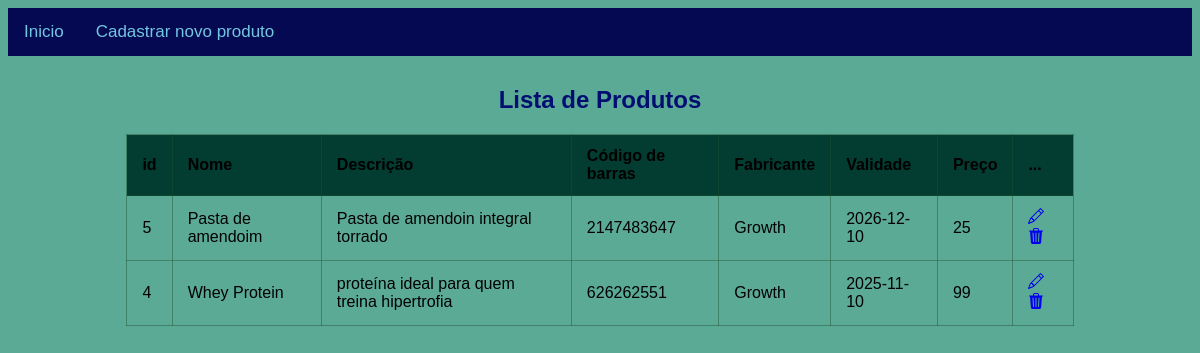
The page /gerenciamento/consul_produto.php on the database its author committed.
### tables this page shows
CREATE TABLE `cadas_produto` (
  `id` int(11) NOT NULL,
  `nome_p` varchar(200) DEFAULT NULL,
  `descricao` varchar(500) NOT NULL,
  `codigo` int(11) NOT NULL,
  `fabricante` varchar(200) NOT NULL,
  `validade` date NOT NULL,
  `preco` int(11) DEFAULT NULL
);

### gerenciamento/consul_produto.php (the view, shortened to what this page needs)
<!DOCTYPE html>
<html lang="pt-br">
<head>
    <link rel="stylesheet" type="text/css" href="../css/style.css">
</head>
<body>
    <div class="navbar">
        <a href="../index.php">Inicio</a>
        <a href="../cadastros/cadas_produtos.php">Cadastrar novo produto</a>
    </div>
<h2>Lista de Produtos</h2>
    <div>
        <table class="table">
            <thead>
                    <tr>
                    <th scope="col">id</th>
                    <th scope="col">Nome</th>
                    <th scope="col">Descrição</th>
                    <th scope="col">Código de barras</th>
                    <th scope="col">Fabricante</th>
                    <th scope="col">Validade</th>
                    <th scope="col">Preço</th>
                    <th scope="col">...</th>
                </tr>
            </thead>
            <tbody>
                <?php
                include ("../conexao/conexao.php");
                $sql = "SELECT * FROM cadas_produto ORDER BY id DESC ";
                $result = $conn->query($sql);
                while ($user_data = mysqli_fetch_assoc($result)){
                    echo "<tr>";
                    echo "<td>".$user_data['id']."</td>";
                    echo "<td>".$user_data['nome_p']."</td>";
                    echo "<td>".$user_data['descricao']."</td>";
                    echo "<td>".$user_data['codigo']."</td>";
                    echo "<td>".$user_data['fabricante']."</td>";
                    echo "<td>".$user_data['validade']."</td>";
                    echo "<td>".$user_data['preco']."</td>";
                    echo "<td>
                        <a class= 'btn btn-primary' href='../gerenciamento/edit.php?id=$user_data[id]'>
                        <svg xmlns='http://www.w3.org/2000/svg' width='16' height='16' fill='currentColor' class='bi bi-pencil' viewBox='0 0 16 16'>
                        <path d='M12.146.146a.5.5 0 0 1 .708 0l3 3a.5.5 0 0 1 0 .708l-10 10a.5.5 0 0 1-.168.11l-5 2a.5.5 0 0 1-.65-.65l2-5a.5.5 0 0 1 .11-.168l10-10zM11.207 2.5 13.5 4.793 14.793 3.5 12.5 1.207 11.207 2.5zm1.586 3L10.5 3.207 4 9.707V10h.5a.5.5 0 0 1 .5.5v.5h.5a.5.5 0 0 1 .5.5v.5h.293l6.5-6.5zm-9.761 5.175-.106.106-1.528 3.821 3.821-1.528.106-.106A.5.5 0 0 1 5 12.5V12h-.5a.5.5 0 0 1-.5-.5V11h-.5a.5.5 0 0 1-.468-.325z  '/>
                        </svg>
                        </a>
                        <a class= 'btn btn-danger' href='../gerenciamento/delete.php?id=$user_data[id]'>
                        <svg xmlns='http://www.w3.org/2000/svg' width='16' height='16' fill='currentColor' class='bi bi-trash3-fill' viewBox='0 0 16 16'>
                        <path d='M11 1.5v1h3.5a.5.5 0 0 1 0 1h-.538l-.853 10.66A2 2 0 0 1 11.115 16h-6.23a2 2 0 0 1-1.994-1.84L2.038 3.5H1.5a.5.5 0 0 1 0-1H5v-1A1.5 1.5 0 0 1 6.5 0h3A1.5 1.5 0 0 1 11 1.5Zm-5 0v1h4v-1a.5.5 0 0 0-.5-.5h-3a.5.5 0 0 0-.5.5ZM4.5 5.029l.5 8.5a.5.5 0 1 0 .998-.06l-.5-8.5a.5.5 0 1 0-.998.06Zm6.53-.528a.5.5 0 0 0-.528.47l-.5 8.5a.5.5 0 0 0 .998.058l.5-8.5a.5.5 0 0 0-.47-.528ZM8 4.5a.5.5 0 0 0-.5.5v8.5a.5.5 0 0 0 1 0V5a.5.5 0 0 0-.5-.5Z'/>
                      </svg>
                        </a>
                    </td>";
                    echo "</tr>";
                }
                ?>
            </tbody>
        </table>
    </div>
    </body>
</html>

### css/style.css (style rules this page uses)
body { font-family: Arial, sans-serif; background-color: #5baa96; }
h2 { text-align: center; margin-top: 30px; color: #020d72; }
.navbar { background-color: #040952; color: #2b2121; overflow: hidden; }
.navbar a { float: left; color: #73c6df; text-align: center; padding: 14px 16px; text-decoration: none; font-size: 17px; }
.table { margin: 20px auto; border-collapse: collapse; width: 80%; }
.table th, .table td { padding: 12px 15px; text-align: left; border: 1px solid hsla(138, 42%, 22%, 0.445); }
.table th { background-color: #033d31; color: #000000; }

### rows shown on the page
cadas_produto: id "5", nome_p "Pasta de amendoim", descricao "Pasta de amendoin integral torrado", codigo "2147483647", fabricante "Growth", validade "2026-12-10", preco "25"
cadas_produto: id "4", nome_p "Whey Protein", descricao "proteína ideal para quem treina hipertrofia", codigo "626262551", fabricante "Growth", validade "2025-11-10", preco "99"
